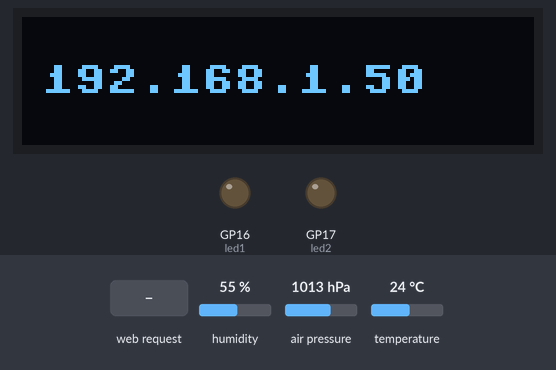
Recording of a program running on a simulated Raspberry Pi Pico running MicroPython. Shown: 128×32 one-colour display, output pins drawn as LEDs (lit = HIGH). Dashed ring = blinking. The test bench sets the inputs (shaded band); at power-on: humidity 55 %, air pressure 1013 hPa, temperature 24 °C. WiFi joins after 1.5 s; library files of the repository ran but are not shown: SSD1306.py, lib_BMP180.py, lib_AHT10.py; what the program prints to the serial console is not drawn.

Above: at 7.4 s.
7.5 s: HTTP request GET /?led=BLINK received
At 8.4 s:
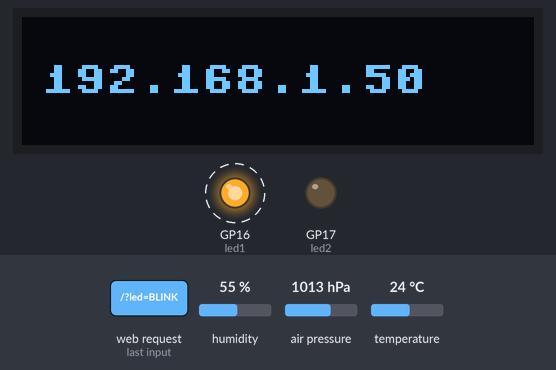
At 8.9 s:
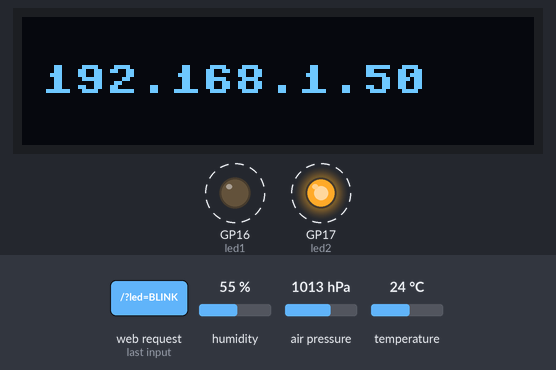
Timing chart, 0 to 14.5 s (numbered marks = the images above; inputs shaded):
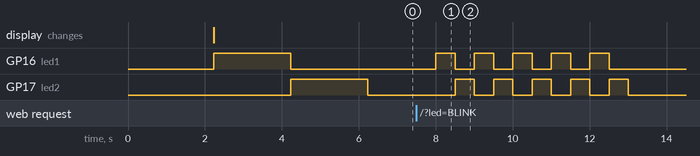

The program:

web_LED_sens.py
```python
"""
2023/06/16  PicoWでwebサーバーを立てて、webでボタンを押すと
            サンプルプログラムであり、セキュリティ、障害耐性など考慮されていません。
    01      picoのLEDが点灯、消灯します。
            thonnyに繋いだ状態で動作させてstopした後は、再接続してださい。
            多分ソケットのエラーを回復するのに30秒だかかかるっぽい
2023/06/17  ボタンを横に並べて、大きく。endボタン追加
v1.0
"""
import machine
import socket
import time
import network
import sys

import config
import SSD1306
import lib_BMP180
import lib_AHT10

# エラーが2回続けば、データ欠損として、Noneとする。
def keisoku():
    try:
        temp1,humi1 = lib_AHT10.aht10(1)
    except:
        time.sleep(1)
        try:
            temp1,humi1 = lib_AHT10.aht10(1)
        except:
            temp1,humi1 = None,None
    try:
        temp,press1 = lib_BMP180.BMP180(1)
    except:
        time.sleep(1)
        try:
            temp,press1 = lib_BMP180.BMP180(1)
        except:
            temp,press1 = None,None
    return press1,temp1,humi1

# センサからデータを読み取る関数（具体的なセンサに合わせて修正が必要）
def read_sensor():
    # センサー測定
    press,temp,humi = keisoku()
    return temp, humi, press

# wifi設定値取得
SSID,PASSWORD = config.ID_PASS()
# ネットワーク設定
sta_if = network.WLAN(network.STA_IF)
sta_if.active(True)
sta_if.connect(SSID, PASSWORD)  # Wi-FiのSSIDとパスワードを入力

# ネットワーク接続を待つ
while not sta_if.isconnected():
    print('Connecting to network...')
    time.sleep(1)
print('connected!')

# OLEDにipアドレス表示
status = sta_if.ifconfig()
print( 'ip = ' + status[0] )
SSD1306.OLED_mes(status[0])

# GPIOピンの設定
led1 = machine.Pin(16, machine.Pin.OUT)
led2 = machine.Pin(17, machine.Pin.OUT)

led1.on()
time.sleep(2)
led1.off()
led2.on()
time.sleep(2)
led2.off()

# HTMLページの設定
html = """<!DOCTYPE html>
<html>
    <head>
        <title>RaspberryPi Pico LED Control</title>
        <style>
            .button {{
                font-size: 20px;
                padding: 10px 24px;
                margin: 24px 2px;  /* ボタン間のスペースを広げる */
                display: inline-block;
                border: none;
                color: black;  /* テキスト色を黒に設定 */
                text-align: center;
                text-decoration: none;
                transition-duration: 0.4s;
                cursor: pointer;
                border-radius: 12px;
                box-shadow: 0 9px #999;
            }}
            .button:active {{
                box-shadow: 0 5px #666;
                transform: translateY(4px);
            }}
            .button1 {{
                background-color: #4CAF50;
            }}
            .button2 {{
                background-color: #008CBA;
            }}
            .button3 {{
                background-color: #f44336;
            }}
            .button4 {{
                background-color: #e7e7e7;
                color: black;
            }}
            .reading {{
                font-size: 30px;  /* テキストサイズを大きく設定 */
            }}
        </style>
    </head>
    <body>
        <h1>RaspberryPi Pico LED Control and Sensor</h1>
        <form method="POST">
            <button class="button" name="led" value="ON1">LED1 ON</button>
            <button class="button" name="led" value="OFF1">LED1 OFF</button>
            <button class="button" name="led" value="ON2">LED2 ON</button>
            <button class="button" name="led" value="OFF2">LED2 OFF</button><br/>
            <button class="button" name="led" value="BLINK">BLINK</button>
            <button class="button" name="led" value="END">END</button>
        </form>
        <p style="font-size: 30px;">Temperature: {temp} C</p>
        <p style="font-size: 30px;">Humidity   : {humi} %</p>
        <p style="font-size: 30px;">Pressure   : {press} hPa</p>
    </body>
</html>
"""
def web_page(temp, humi, press):
  return html.format(temp=temp, humi=humi, press=press)
# def web_page():
#     return html

s = socket.socket(socket.AF_INET, socket.SOCK_STREAM)
s.bind(('', 80))
s.listen(5)

while True:
    conn, addr = s.accept()
    request = conn.recv(1024)
    request = str(request)
    led_on1 = request.find('led=ON1')
    led_off1 = request.find('led=OFF1')
    led_on2 = request.find('led=ON2')
    led_off2 = request.find('led=OFF2')
    led_blink = request.find('led=BLINK')
    led_end = request.find('led=END')

    #print(led_on1,led_off1,led_on2,led_off2)
    # センサからデータを読み取る
    temp, humi, press = read_sensor()

    if led_end > 6:
        print('LED1 END')
        led1.off()
        led2.off()
        conn.close()
        sys.exit()

    if led_on1 > 6:
        print('LED1 ON')
        led1.on()
    if led_off1 > 6:
        print('LED1 OFF')
        led1.off()
    if led_on2 > 6:
        print('LED2 ON')
        led2.on()
    if led_off2 > 6:
        print('LED2 OFF')
        led2.off()
    if led_blink > 6:
        print('LED BLINK')
        for i in range(5):
            led1.on()
            time.sleep(0.5)
            led1.off()
            led2.on()
            time.sleep(0.5)
            led2.off()
            led2.off()
    response = web_page(temp, humi, press)
    conn.send('HTTP/1.1 200 OK\n')
    conn.send('Content-Type: text/html\n')
    conn.send('Connection: close\n\n')
    conn.sendall(response)
    conn.close()
```

config.py
```python
# -*- coding: utf-8 -*-
#!/usr/bin/python3
"""
ID PASS LINE_token
2023/5/7    lib化
2023/5/20   名称をconfig.pyとする
            測定周期を追加
2023/6/10   wifi 使用/不使用を追加
2023/6/19   補正値を持つ
v1.0
"""
def wifi_set():
    return 1 # wifi使用しない時は0

def ID_PASS():
    # wifiのssidとパスワード
    # あなたのwifiの設定に変更してください。
    ssid        = 'your ssid'
    password    = 'your password'
    return ssid,password

def hosei():
    # センサーのオフセット誤差を補正する補正値です。
    temp  = 0
    humdi = 0
    press = 0
    return temp,humdi,press

def ambi():
    # ambientのテストチャンネル ID,ライトキー
    # ご自身のambient設定に変更してください。
    ch_ID,write_KEY = 68358,"3a0553e59b39b1ef"
    return ch_ID,write_KEY


def i2c_ini():
    # センサーとOLEDのi2cチャンネルとSDAのピン番号を設定
    i2c_no = 0
    SDA_pin= 0
    return i2c_no,SDA_pin

def measu_cycle():
    # 1分単位で計測周期を設定
    return 1

def Cds_ini():
    # Cdsで使うアナログ入力pinを設定
    # Cds値の範囲設定
    Cds_max = 60000
    Cds_min = 1500
    return 28,Cds_max,Cds_min


def main():
    print(wifi_set())
    print(ID_PASS())
    print(hosei())
    print(ambi())
    print(i2c_ini())
    print(measu_cycle())
    print(Cds_ini())

if __name__=='__main__':
    main()
```

Measured:
- after the input at 7.5 s, GP16 (led1): alternates HIGH for 0.50 s and LOW for 0.50 s, 10 changes in all, then stays LOW, starting after 0.51 s; GP17 (led2): alternates HIGH for 0.50 s and LOW for 0.50 s, 10 changes in all, then stays LOW, starting after 1.0 s
